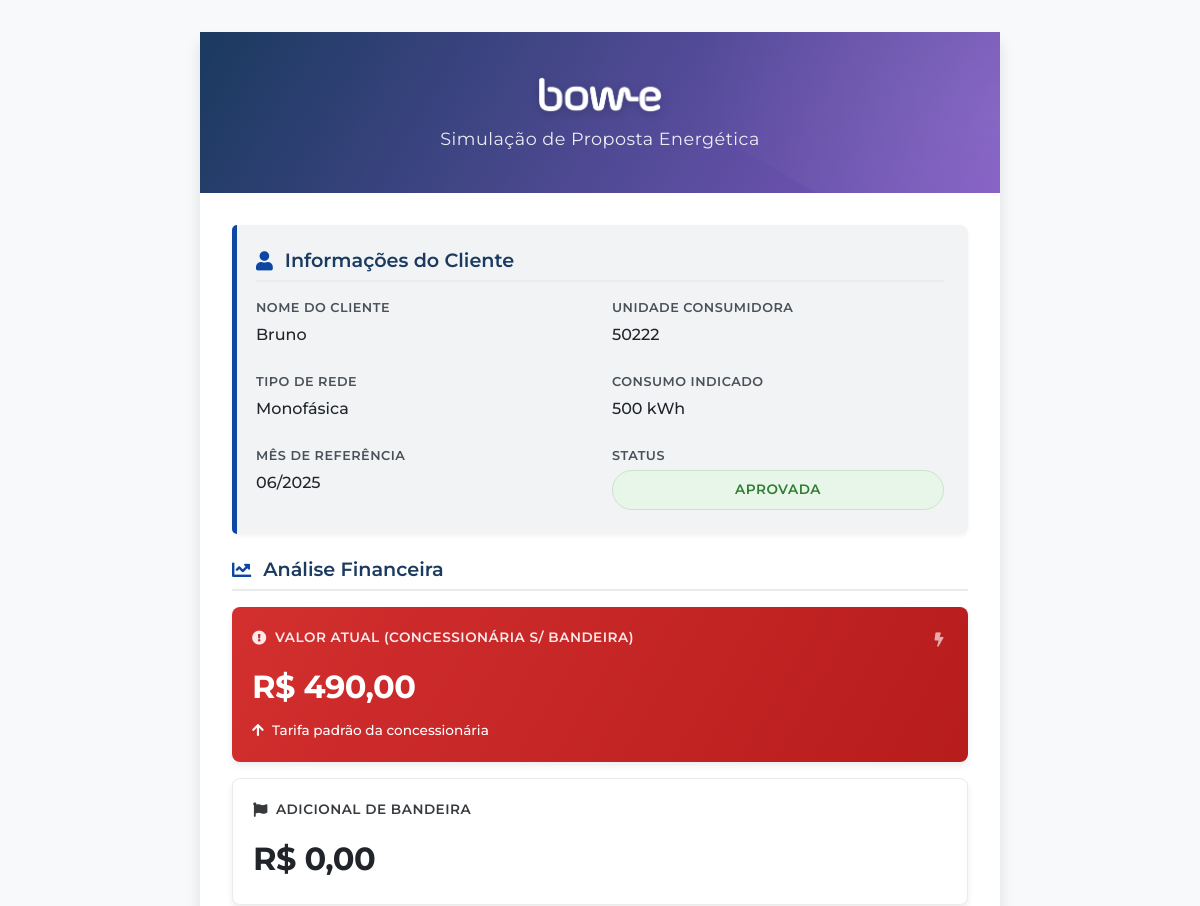
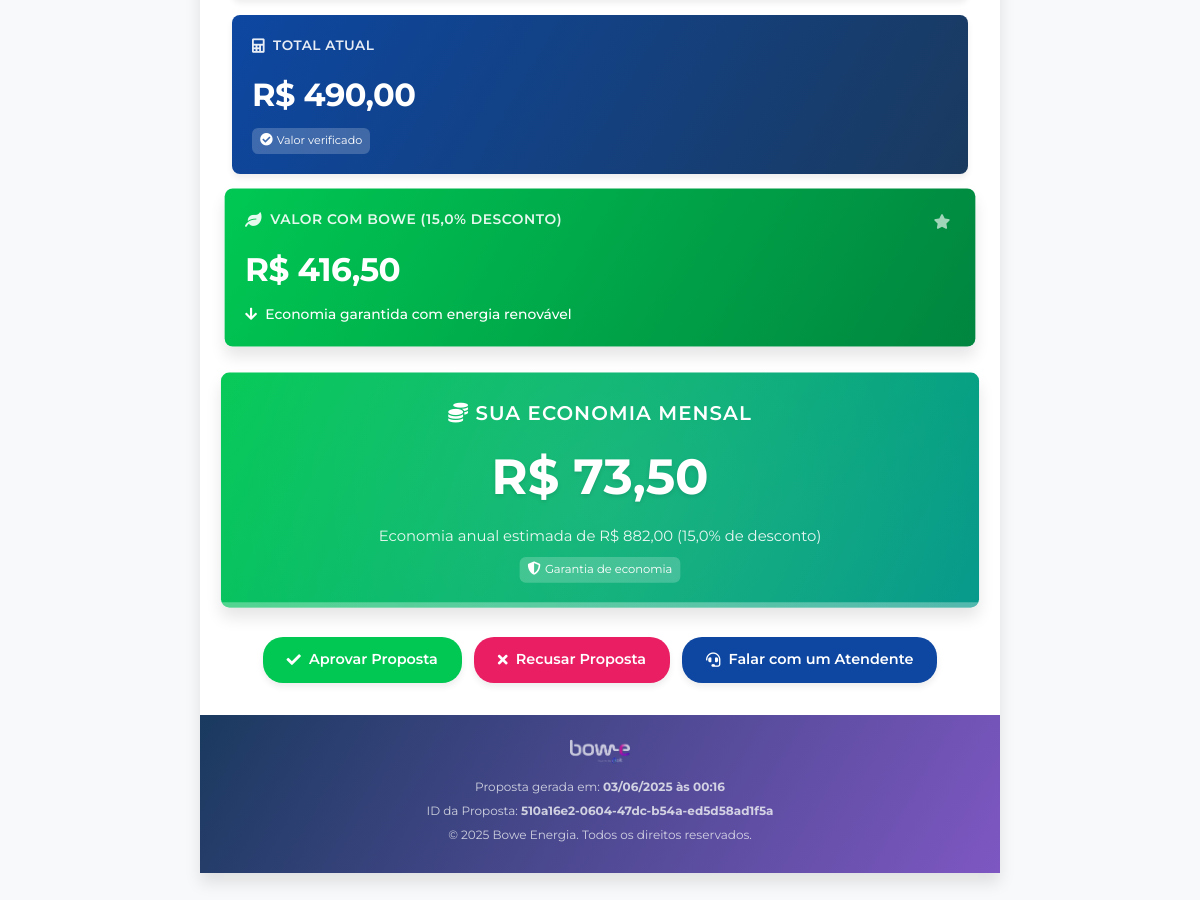
/proposta/510a16e2-0604-47dc-b54a-ed5d58ad1f5a, run on the app's committed database (2 pictures, top to bottom).
### src/models/proposta.py (models this page shows, shortened)
class Proposta(db.Model):
    __tablename__ = 'propostas'
    id = db.Column(db.Integer, primary_key=True)
    id_publico = db.Column(db.String(36), unique=True, nullable=False)
    data_criacao = db.Column(db.DateTime, default=datetime.utcnow)
    status = db.Column(db.String(20), default='Pendente')
    nome_vendedor = db.Column(db.String(100), nullable=False, default="Bowe Energia")
    telefone_vendedor = db.Column(db.String(20), nullable=False, default="(00) 0000-0000")
    chave_pix = db.Column(db.String(100))
    cidade_indicador = db.Column(db.String(100))
    lider = db.Column(db.String(100))
    cpf_indicador = db.Column(db.String(14))
    nome_indicado = db.Column(db.String(100), nullable=False)
    telefone_indicado = db.Column(db.String(20))
    email_indicado = db.Column(db.String(100))
    unidade_consumidora = db.Column(db.String(20), nullable=False)
    consumo_indicado = db.Column(db.Float, nullable=False)
    tipo_rede = db.Column(db.String(20), nullable=False)
    mes_atual = db.Column(db.String(20), nullable=False)
    taxa_concessionaria = db.Column(db.Float, nullable=False)
    taxa_bandeira = db.Column(db.Float, default=0)
    taxa_enersim = db.Column(db.Float)  # Mantido para compatibilidade
    percentual_desconto = db.Column(db.Float, nullable=False)  # Novo campo
    pagar_energisa = db.Column(db.Float, nullable=False)
    pagar_energisa_mais_bandeira = db.Column(db.Float, nullable=False)
    pagar_enersim = db.Column(db.Float, nullable=False)
    economia = db.Column(db.Float, nullable=False)
    economia_anual = db.Column(db.Float, nullable=False)
    porcentagem_economia = db.Column(db.Float, nullable=False)
    modelo_contrato = db.Column(db.String(100))

### src/routes/proposta.py (the view)
@proposta_bp.route('/proposta/<id_publico>')
def visualizar(id_publico):
    proposta = Proposta.query.filter_by(id_publico=id_publico).first_or_404()
    proposta.data_criacao_brasilia = convert_to_brasilia_time(proposta.data_criacao)
    return render_template('proposta.html', proposta=proposta)

### src/routes/proposta.py (called while the page is built)
def convert_to_brasilia_time(utc_dt):
    if utc_dt is None:
        return None
    utc_timezone = pytz.timezone('UTC')
    brasilia_timezone = pytz.timezone('America/Sao_Paulo')
    utc_dt = utc_timezone.localize(utc_dt)
    brasilia_dt = utc_dt.astimezone(brasilia_timezone)
    return brasilia_dt

### src/templates/proposta.html (shortened to what this page needs)
{% extends "base.html" %}
{% block styles %}
<link rel="stylesheet" href="{{ url_for('static', filename='css/bowe_professional.css') }}">
<link rel="stylesheet" href="https://cdnjs.cloudflare.com/ajax/libs/font-awesome/5.15.4/css/all.min.css">
{% endblock %}
{% block content %}
<div class="proposal-container" id="proposal-content">
    <div class="header">
        <div class="header-content">
            <div class="logo-container">
                <img src="{{ url_for('static', filename='img/logo.png') }}" alt="Bowe Energia Logo" class="logo-icon">
            </div>
            <div class="subtitle">Simulação de Proposta Energética</div>
        </div>
    </div>
    <div class="proposal-content">
        <div class="client-info">
            <h2 class="section-title"><i class="fas fa-user"></i> Informações do Cliente</h2>
            <div class="info-grid">
                <div class="info-item">
                    <span class="info-label">Nome do Cliente</span>
                    <span class="info-value">{{ proposta.nome_indicado }}</span>
                </div>
                <div class="info-item">
                    <span class="info-label">Unidade Consumidora</span>
                    <span class="info-value">{{ proposta.unidade_consumidora }}</span>
                </div>
                <div class="info-item">
                    <span class="info-label">Tipo de Rede</span>
                    <span class="info-value">{{ proposta.tipo_rede }}</span>
                </div>
                <div class="info-item">
                    <span class="info-label">Consumo Indicado</span>
                    <span class="info-value">{{ "{:,.0f}".format(proposta.consumo_indicado|int).replace(',', '.') }} kWh</span>
                </div>
                <div class="info-item">
                    <span class="info-label">Mês de Referência</span>
                    <span class="info-value">{{ proposta.mes_atual }}</span>
                </div>
                <div class="info-item">
                    <span class="info-label">Status</span>
                    {% set status_class = "status-pendente" %}
                    {% if proposta.status == "Aprovada" %}
                        {% set status_class = "status-aprovada" %}
                    {% elif proposta.status == "Recusada" %}
                        {% set status_class = "status-recusada" %}
                    {% endif %}
                    <span class="status-badge {{ status_class }}">{{ proposta.status or "Pendente" }}</span>
                </div>
            </div>
        </div>
        <div class="section financial-analysis">
            <h2 class="section-title"><i class="fas fa-chart-line"></i> Análise Financeira</h2>
            <div class="financial-cards">
                <div class="financial-card current">
                    <div class="card-title">
                        <i class="fas fa-exclamation-circle"></i> Valor Atual (Concessionária s/ Bandeira)
                        <span class="card-indicator"><i class="fas fa-bolt"></i></span>
                    </div>
                    <div class="card-value">R$ {{ "{:,.2f}".format(proposta.pagar_energisa).replace(',', '.').replace('.', ',') }}</div>
                    <div class="value-comparison expensive">
                        <i class="fas fa-arrow-up"></i> Tarifa padrão da concessionária
                    </div>
                </div>
                {% if proposta.taxa_bandeira > 0 %}
                <div class="financial-card neutral">
                    <div class="card-title">
                        <i class="fas fa-flag"></i> Adicional de Bandeira
                    </div>
                    <div class="card-value">R$ {{ "{:,.2f}".format(proposta.pagar_energisa_mais_bandeira - proposta.pagar_energisa).replace(',', '.').replace('.', ',') }}</div>
                </div>
                <div class="financial-card total">
                    <div class="card-title">
                        <i class="fas fa-calculator"></i> Total Atual com Bandeira
                    </div>
                    <div class="card-value">R$ {{ "{:,.2f}".format(proposta.pagar_energisa_mais_bandeira).replace(',', '.').replace('.', ',') }}</div>
                    <div class="trust-badge">
                        <i class="fas fa-check-circle"></i> Valor verificado
                    </div>
                </div>
                {% else %}
                <div class="financial-card neutral">
                    <div class="card-title">
                        <i class="fas fa-flag"></i> Adicional de Bandeira
                    </div>
                    <div class="card-value">R$ 0,00</div>
                </div>
                <div class="financial-card total">
                    <div class="card-title">
                        <i class="fas fa-calculator"></i> Total Atual
                    </div>
                    <div class="card-value">R$ {{ "{:,.2f}".format(proposta.pagar_energisa_mais_bandeira).replace(',', '.').replace('.', ',') }}</div>
                    <div class="trust-badge">
                        <i class="fas fa-check-circle"></i> Valor verificado
                    </div>
                </div>
                {% endif %}
                <div class="financial-card highlight">
                    <div class="card-title">
                        <i class="fas fa-leaf"></i> Valor com Bowe ({{ "{:.1f}".format(proposta.percentual_desconto).replace('.', ',') }}% desconto)
                        <span class="card-indicator"><i class="fas fa-star"></i></span>
                    </div>
                    <div class="card-value">R$ {{ "{:,.2f}".format(proposta.pagar_enersim).replace(',', '.').replace('.', ',') }}</div>
                    <div class="value-comparison savings">
                        <i class="fas fa-arrow-down"></i> Economia garantida com energia renovável
                    </div>
                </div>
            </div>
        </div>
        <div class="economy-highlight">
            <div class="economy-title"><i class="fas fa-coins"></i> Sua Economia Mensal</div>
            <div class="economy-value">R$ {{ "{:,.2f}".format(proposta.economia).replace(',', '.').replace('.', ',') }}</div>
            <div class="economy-subtitle">Economia anual estimada de R$ {{ "{:,.2f}".format(proposta.economia_anual).replace(',', '.').replace('.', ',') }} ({{ "{:.1f}".format(proposta.percentual_desconto).replace('.', ',') }}% de desconto)</div>
            <div class="trust-badge">
                <i class="fas fa-shield-alt"></i> Garantia de economia
            </div>
        </div>
        <div class="actions">
            <form action="{{ url_for('proposta.resposta', id_publico=proposta.id_publico) }}" method="POST">
                <button type="submit" class="btn btn-success">
                    <i class="fas fa-check"></i> Aprovar Proposta
                </button>
            </form>
            <form action="{{ url_for('proposta.resposta', id_publico=proposta.id_publico) }}" method="POST">
                <button type="submit" class="btn btn-danger">
                    <i class="fas fa-times"></i> Recusar Proposta
                </button>
            </form>
            <a href="https://wa.me/5500000000000?text=Olá, gostaria de falar sobre a proposta {{ proposta.id_publico }}" class="btn btn-primary" target="_blank">
                 <i class="fas fa-headset"></i> Falar com um Atendente
            </a>
        </div>
    </div>
    <div class="footer">
        <img src="{{ url_for('static', filename='img/powered.png') }}" alt="Bowe Energia" class="footer-logo">
        <p>Proposta gerada em: <strong>{{ proposta.data_criacao_brasilia.strftime("%d/%m/%Y às %H:%M") if proposta.data_criacao_brasilia else "N/A" }}</strong></p>
        <p>ID da Proposta: <strong>{{ proposta.id_publico }}</strong></p>
        <p>&copy; 2025 Bowe Energia. Todos os direitos reservados.</p>
    </div>
</div>
{% endblock %}

### src/templates/base.html (shortened to what this page needs)
<!DOCTYPE html>
<html lang="pt-br">
<head>
    <link rel="stylesheet" href="https://cdnjs.cloudflare.com/ajax/libs/font-awesome/6.4.0/css/all.min.css">
    <link href="https://cdn.jsdelivr.net/npm/bootstrap@5.3.0/dist/css/bootstrap.min.css" rel="stylesheet">
    <link rel="stylesheet" href="https://cdnjs.cloudflare.com/ajax/libs/bootstrap-datepicker/1.9.0/css/bootstrap-datepicker.min.css">
    <link rel="stylesheet" href="{{ url_for('static', filename='css/style.css') }}">
    <link rel="stylesheet" href="{{ url_for('static', filename='css/custom.css') }}">
    {% block styles %}{% endblock %}
</head>
<body>
    <main>
        {% block content %}{% endblock %}
    </main>
</body>
</html>

### src/static/css/style.css (style rules this page uses)
body { font-family: 'Roboto', sans-serif; background-color: #f8f9fa; }
.btn-primary { background-color: #0056b3; border-color: #0056b3; }
.btn-success { background-color: #28a745; border-color: #28a745; }

### src/static/css/custom.css (style rules this page uses)
main, .container, .row, .col-md-12 { overflow-x: visible; }

### src/templates/proposta.html (style rules this page uses)
body { background-color: #f8f9fa; padding: 0; margin: 0; font-family: 'Montserrat', sans-serif; }
main { padding: 0; margin: 0; }

### data on the page
Proposta: nome_indicado "Bruno", unidade_consumidora "50222", tipo_rede "Monofásica", consumo_indicado "500", mes_atual "06/2025", status "APROVADA", pagar_energisa "490,00", pagar_energisa_mais_bandeira "490,00", percentual_desconto "15,0", pagar_enersim "416,50", economia "73,50", economia_anual "882,00", id_publico "510a16e2-0604-47dc-b54a-ed5d58ad1f5a"
